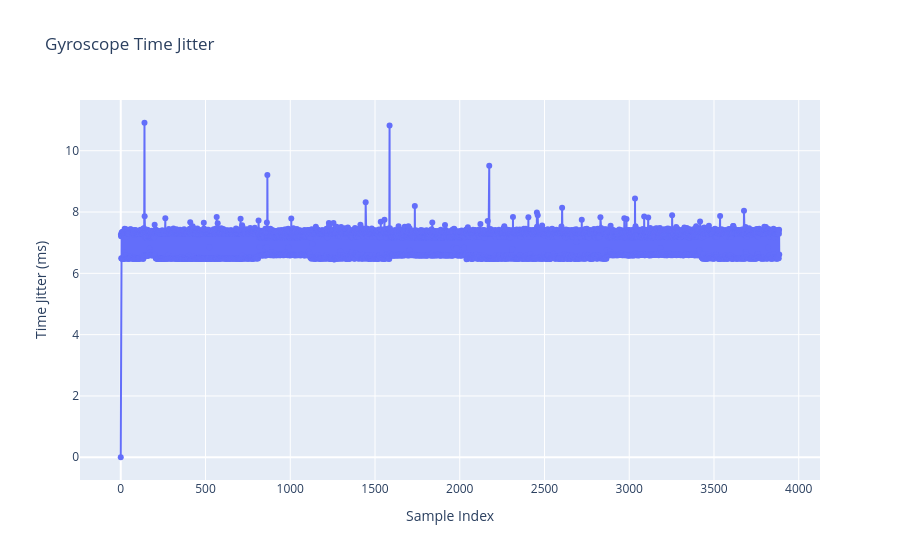

Write notebook code for a chart like this one.
### Code cell
# compute time jitter in seconds
df['time_jitter'] = df['timestamp_ns'].diff() / 1e6    
df['time_jitter'].fillna(0, inplace=True)
print("\nFirst few rows with time_jitter:")

# plot time jitter
fig = go.Figure()
fig.add_trace(go.Scatter(x=df.index, y=df['time_jitter'], mode='lines+markers', name='Time Jitter (s)'))
fig.update_layout(title='Gyroscope Time Jitter', xaxis_title='Sample Index', yaxis_title='Time Jitter (ms)')
fig.show()

### Figure 1 — Plotly figure (JSON) as saved in the notebook; plotly's stock layout.template omitted (floating-point values rounded to 4 significant figures; data arrays with more than 128 entries replaced by an {"elided": "..."} marker saying what was removed)
{"data": [{"mode": "lines+markers", "name": "Time Jitter (s)", "type": "scatter", "x": {"elided": "3886 int values"}, "y": {"elided": "3886 float values"}}], "layout": {"title": {"text": "Gyroscope Time Jitter"}, "xaxis": {"title": {"text": "Sample Index"}}, "yaxis": {"title": {"text": "Time Jitter (ms)"}}}}
